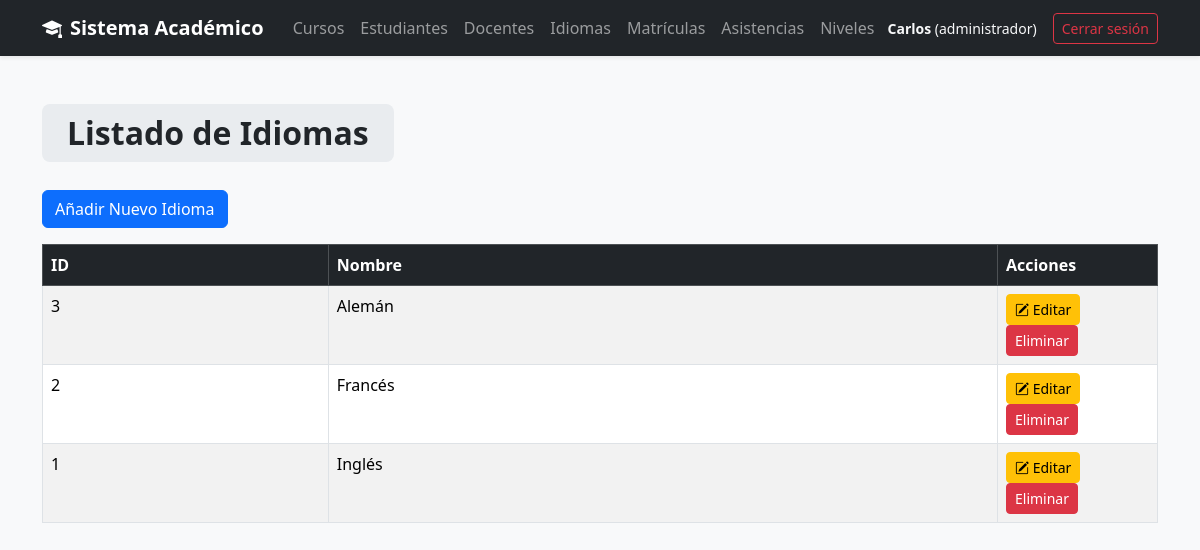
Screenshot of /views/idioma/listar.php (signed in) with the database file from the repository.
### tables this page shows
CREATE TABLE Idioma (
    idIdioma INT AUTO_INCREMENT PRIMARY KEY,
    nombre VARCHAR(100) NOT NULL
);

### models/Idioma.php (called while the page is built, shortened)
<?php
require_once __DIR__ . '/../config/conexion.php';
class Idioma {
    private $conn;
    public function __construct() {
        $conexion = new Conexion();
        $this->conn = $conexion->iniciar();
    }
    public function listar() {
        try {
            $sql = "SELECT * FROM Idioma ORDER BY nombre ASC";
            $resultado = $this->conn->query($sql);
            return $resultado;
        } catch (Exception $e) {
            echo "Ha ocurrido un error al listar: " . $e->getMessage();
        }
        return [];
    }
}

### config/conexion.php (called while the page is built)
<?php
class Conexion {
    private $dsn;
    private $username;
    private $password;
    private $options;
    private $conexion;
    public function __construct(
        string $host = "localhost",
        string $dbname = "InstitutoIdiomas",
        string $username = "root",
        string $password = ""
    ) {
        $this->dsn = "mysql:host={$host};dbname={$dbname};charset=utf8mb4";
        $this->username = $username;
        $this->password = $password;
        $this->options = [PDO::ATTR_ERRMODE => PDO::ERRMODE_EXCEPTION];
    }
    public function iniciar(): ?PDO {
        try {
            if ($this->conexion === null) {
                $this->conexion = new PDO(
                    $this->dsn,
                    $this->username,
                    $this->password,
                    $this->options
                );
            }
            return $this->conexion;
        } catch (PDOException $e) {
            throw new Exception("Error en la conexión a la base de datos: " . $e->getMessage());
        }
    }
}

### views/idioma/listar.php (the view, shortened to what this page needs)
<?php
require_once '../../models/Idioma.php';
$idioma = new Idioma();
$resultado = $idioma->listar();
?>
<!DOCTYPE html>
<html lang="es">
<head>
    <link href="https://cdn.jsdelivr.net/npm/bootstrap@5.3.3/dist/css/bootstrap.min.css" rel="stylesheet">
    <link rel="stylesheet" href="https://cdn.jsdelivr.net/npm/bootstrap-icons@1.11.3/font/bootstrap-icons.min.css">
</head>
<body>
<?php require_once("../layout/header.php"); ?>
<div class="container mt-5">
    <h2>
        <span class="title-box">Listado de Idiomas</span>
    </h2>
    <?php if ($_SESSION['perfil'] === 'administrador'): ?>
    <a href="crear.php" class="btn btn-primary mb-3">
        Añadir Nuevo Idioma
    </a>
    <?php endif;?>
    <div class="table-responsive">
        <table class="table table-bordered table-striped">
            <thead class="table-dark">
                <tr>
                    <th>ID</th>
                    <th>Nombre</th>
                    <th style="width: 160px;">Acciones</th>
                </tr>
            </thead>
            <tbody>
            <?php
            if ($resultado) {
                foreach ($resultado as $idioma) {
            ?>
                <tr>
                    <td><?php echo $idioma["idIdioma"]; ?></td>
                    <td><?php echo $idioma["nombre"]; ?></td>
                    <td>
                    <?php if ($_SESSION['perfil'] === 'administrador'): ?>
                        <a href="editar.php?id=<?php echo $idioma['idIdioma']; ?>"
                            class="btn btn-warning btn-sm">
                            <i class="bi bi-pencil-square"></i> Editar
                        </a>
                        <a href="../../controllers/IdiomaController.php?action=eliminar&id=<?php echo $idioma['idIdioma']; ?>"
                           class="btn btn-danger btn-sm"
                           onclick="return confirm('¿Estás seguro de eliminar este idioma?');">
                            Eliminar
                        </a>
                        <?php else: ?>
                                <span class="badge bg-secondary">Solo lectura</span>
                        <?php endif;?>
                    </td>
                </tr>
            <?php
                }
            }
            ?>
            </tbody>
        </table>
    </div>
</div>
</body>
</html>

### views/idioma/listar.php (style rules this page uses)
body { background-color: #f8f9fa; }
.title-box { background-color: #e9ecef; display: inline-block; padding: 10px 25px; border-radius: 8px; font-size: 2rem; font-weight: 700; margin-bottom: 20px; }

### views/layout/header.php (style rules this page uses)
body { background: #f8f9fa; }

### rows the page displays
idioma: idIdioma "3", nombre "Alemán"
idioma: idIdioma "2", nombre "Francés"
idioma: idIdioma "1", nombre "Inglés"

### other values shown
$_SESSION['nombres'] "Carlos"
$_SESSION['perfil'] "administrador"
